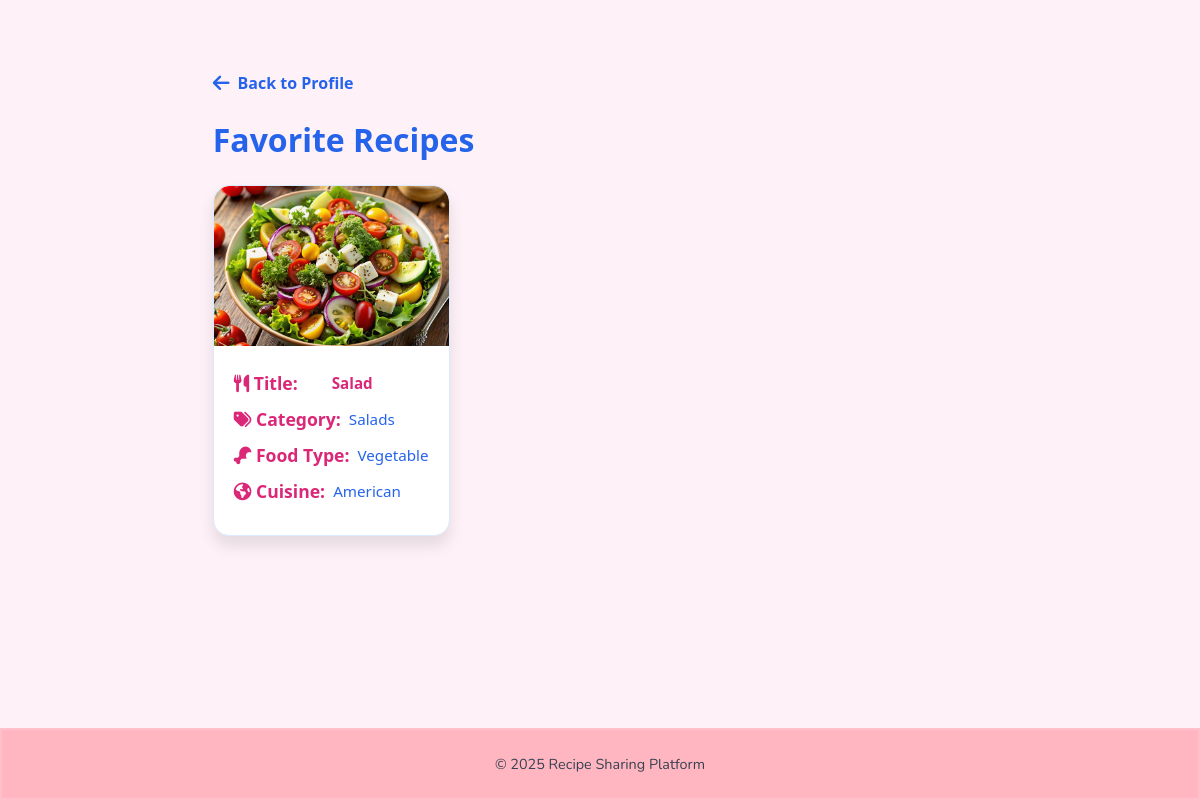
The page /favorites (signed in) on the database its author committed.
### tables this page shows
CREATE TABLE recipes (
        id INTEGER PRIMARY KEY AUTOINCREMENT,
        title TEXT NOT NULL,
        ingredients TEXT NOT NULL,
        instructions TEXT NOT NULL,
        category TEXT,
        created_at TIMESTAMP DEFAULT CURRENT_TIMESTAMP
    , image_path TEXT, user_id INTEGER, name TEXT, food_type TEXT, prep_time TEXT, cook_time TEXT, total_time TEXT, cuisine TEXT, rating REAL DEFAULT 0, recipe_by TEXT);

### app.py (the view)
@app.route('/favorites')
@login_required
def favorites():
    conn = get_db()
    cursor = conn.cursor()
    cursor.execute("""
        SELECT recipes.id, recipes.title, recipes.image_path, recipes.category, recipes.food_type, recipes.cuisine
        FROM recipes
        JOIN favorites ON recipes.id = favorites.recipe_id
        WHERE favorites.user_id = ?""",
        (current_user.id,))
    favorite_recipes = cursor.fetchall()
    cursor.execute("SELECT recipe_id FROM favorites WHERE user_id = ?", (current_user.id,))
    favorite_recipe_ids = [row[0] for row in cursor.fetchall()]
    conn.close()
    return render_template("profiles/favorites.html", recipes=favorite_recipes, favorite_recipe_ids=favorite_recipe_ids)

### app.py (called while the page is built)
def get_db():
    conn = sqlite3.connect(DATABASE, check_same_thread=False)
    conn.row_factory = sqlite3.Row
    return conn

@login_manager.user_loader
def load_user(user_id):
    if user_id == "0":
        return User(id=0, username="shanaiPuray", email="puray@gmail.com", role="admin")
    conn = get_db()
    cursor = conn.cursor()
    cursor.execute("SELECT * FROM users WHERE id = ?", (user_id,))
    user = cursor.fetchone()
    conn.close()
    if user:
        role = user["role"] if "role" in user.keys() else "user"
        return User(id=user["id"], username=user["username"], email=user["email"], role=role)
    return None

@app.context_processor
def inject_cuisines():
    conn = get_db()
    cursor = conn.cursor()
    cursor.execute("SELECT DISTINCT cuisine FROM recipes WHERE cuisine IS NOT NULL AND cuisine != ''")
    cuisines = [row[0] for row in cursor.fetchall()]
    conn.close()
    return {'cuisines': cuisines}

### templates/profiles/favorites.html (shortened to what this page needs)
{% extends "base.html" %}
{% block content %}
<div class="container">
    <a href="{{ url_for('profile') }}" class="return-home"><i class="fas fa-arrow-left"></i> Back to Profile</a>
    <h2>Favorite Recipes</h2>
    {% if recipes %}
    <ul class="recipe-list">
        {% for recipe in recipes %}
            <li class="recipe-container">
                <div class="recipe-image-section">
                    <img src="{{ url_for('static', filename=recipe.image_path if recipe.image_path else 'uploads/default-recipe.png') }}"
                         alt="{{ recipe.title }} Image" />
                </div>
                <div class="recipe-info">
                    <p><strong><i class="fas fa-utensils"></i> Title:</strong> <a href="{{ url_for('view_recipe', recipe_id=recipe.id) }}">{{ recipe.title }}</a></p>
                    <p><strong><i class="fas fa-tags"></i> Category:</strong> {{ recipe.category }}</p>
                    <p><strong><i class="fas fa-drumstick-bite"></i> Food Type:</strong> {{ recipe.food_type }}</p>
                    <p><strong><i class="fas fa-globe-americas"></i> Cuisine:</strong> {{ recipe.cuisine or 'Not specified' }}</p>
                </div>
            </li>
        {% endfor %}
    </ul>
    {% else %}
        <p class="no-favorites">No favorite recipes yet. Start exploring and add some!</p>
    {% endif %}
</div>
<link rel="stylesheet" href="https://cdnjs.cloudflare.com/ajax/libs/font-awesome/6.0.0-beta3/css/all.min.css" />
{% endblock %}

### static/uploads/styles.css (style rules this page uses)
* { box-sizing: border-box; margin: 0; padding: 0; }
body { font-family: 'Nunito', sans-serif; background-color: #fef2f8; color: #374151; min-height: 100vh; display: flex; flex-direction: column; }
.recipe-info { padding: 1rem; flex-grow: 1; }

### templates/profiles/favorites.html (style rules this page uses)
.container { max-width: 960px; margin: 40px auto; padding: 0 24px; font-family: 'Segoe UI', Tahoma, Geneva, Verdana, sans-serif; color: #1e293b; }
.return-home { display: inline-flex; align-items: center; text-decoration: none; color: #2563eb; font-weight: 600; margin-bottom: 24px; transition: color 0.3s ease; user-select: none; }
.return-home i { margin-right: 8px; font-size: 1.2rem; }
h2 { font-size: 2rem; font-weight: 700; color: #2563eb; margin-bottom: 24px; user-select: none; }
.recipe-list { display: grid; grid-template-columns: 1fr; gap: 32px; padding: 0; list-style: none; }
@media (min-width: 640px) { .recipe-list { grid-template-columns: repeat(2, 1fr); } }
@media (min-width: 768px) { .recipe-list { grid-template-columns: repeat(3, 1fr); } }
.recipe-container { background-color: #fff; border-radius: 16px; box-shadow: 0 10px 15px rgba(0,0,0,0.1); overflow: hidden; cursor: pointer; border: 1px solid #dbeafe; transition: box-shadow 0.3s ease; display: flex; flex-direction: column; }
.recipe-image-section img { width: 100%; height: 160px; object-fit: cover; border-top-left-radius: 16px; border-top-right-radius: 16px; }
.recipe-info { padding: 20px; flex-grow: 1; }
.recipe-info p { margin: 0 0 12px 0; display: flex; align-items: center; gap: 8px; color: #2563eb; font-size: 0.95rem; }
.recipe-info p strong { color: #db2777; font-weight: 600; font-size: 1.1rem; min-width: 90px; }
.recipe-info p a { color: #db2777; text-decoration: none; font-weight: 600; }

### rows shown on the page
recipes: image_path (picture), title "Salad", category "Salads", food_type "Vegetable", cuisine "American"
